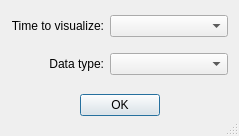
<?xml version="1.0" encoding="UTF-8"?>
<ui version="4.0">
 <class>DataSelectionDialog</class>
 <widget class="QDialog" name="DataSelectionDialog">
  <property name="geometry">
   <rect>
    <x>0</x>
    <y>0</y>
    <width>239</width>
    <height>129</height>
   </rect>
  </property>
  <property name="windowTitle">
   <string>Data Selection</string>
  </property>
  <property name="sizeGripEnabled">
   <bool>true</bool>
  </property>
  <layout class="QVBoxLayout" name="verticalLayout">
   <item>
    <layout class="QGridLayout" name="gridLayout" columnstretch="1,2">
     <property name="topMargin">
      <number>4</number>
     </property>
     <property name="bottomMargin">
      <number>4</number>
     </property>
     <property name="verticalSpacing">
      <number>16</number>
     </property>
     <item row="0" column="0">
      <widget class="QLabel" name="label">
       <property name="text">
        <string>Time to visualize:</string>
       </property>
       <property name="alignment">
        <set>Qt::AlignRight|Qt::AlignTrailing|Qt::AlignVCenter</set>
       </property>
      </widget>
     </item>
     <item row="0" column="1">
      <widget class="QComboBox" name="comboBoxTime"/>
     </item>
     <item row="1" column="0">
      <widget class="QLabel" name="label_2">
       <property name="text">
        <string>Data type:</string>
       </property>
       <property name="alignment">
        <set>Qt::AlignRight|Qt::AlignTrailing|Qt::AlignVCenter</set>
       </property>
      </widget>
     </item>
     <item row="1" column="1">
      <widget class="QComboBox" name="comboBoxData"/>
     </item>
    </layout>
   </item>
   <item>
    <layout class="QGridLayout" name="gridLayout_2">
     <property name="topMargin">
      <number>9</number>
     </property>
     <property name="bottomMargin">
      <number>9</number>
     </property>
     <item row="0" column="0">
      <spacer name="horizontalSpacer">
       <property name="orientation">
        <enum>Qt::Horizontal</enum>
       </property>
       <property name="sizeHint" stdset="0">
        <size>
         <width>40</width>
         <height>20</height>
        </size>
       </property>
      </spacer>
     </item>
     <item row="0" column="1">
      <widget class="QPushButton" name="pushButton">
       <property name="text">
        <string>OK</string>
       </property>
      </widget>
     </item>
     <item row="0" column="2">
      <spacer name="horizontalSpacer_2">
       <property name="orientation">
        <enum>Qt::Horizontal</enum>
       </property>
       <property name="sizeHint" stdset="0">
        <size>
         <width>40</width>
         <height>20</height>
        </size>
       </property>
      </spacer>
     </item>
    </layout>
   </item>
  </layout>
 </widget>
 <resources/>
 <connections/>
</ui>
